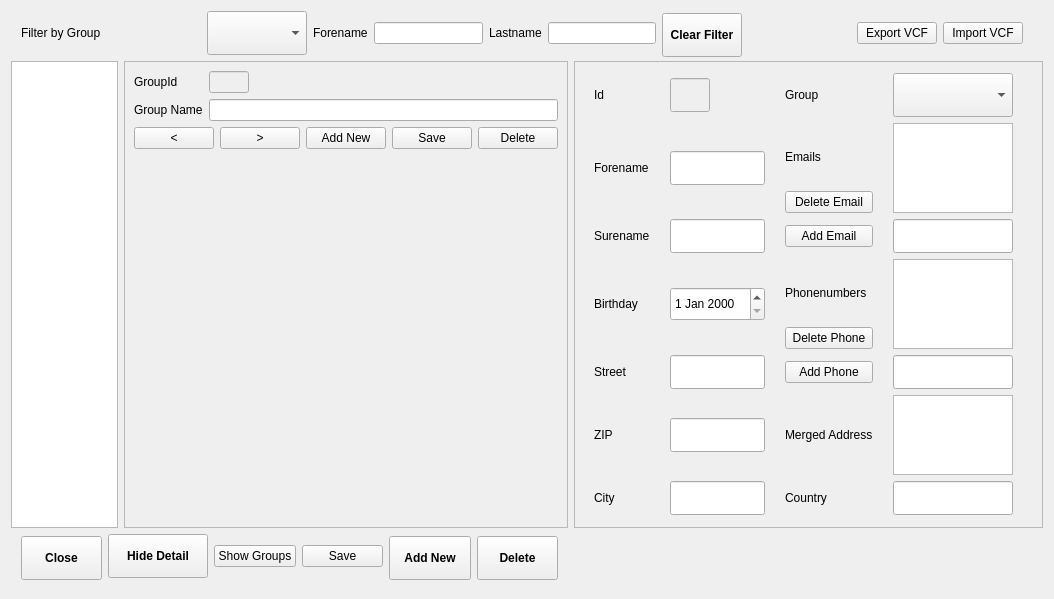
      <widget class="QWidget" name="scrollAreaWidgetContents">
       <property name="geometry">
        <rect>
         <x>0</x>
         <y>0</y>
         <width>1054</width>
         <height>599</height>
        </rect>
       </property>
       <layout class="QGridLayout" name="gridLayout_2">
        <item row="0" column="0" colspan="3">
         <layout class="QHBoxLayout" name="horizontalLayout_2">
          <property name="leftMargin">
           <number>10</number>
          </property>
          <property name="rightMargin">
           <number>20</number>
          </property>
          <item>
           <widget class="QLabel" name="label_15">
            <property name="minimumSize">
             <size>
              <width>180</width>
              <height>30</height>
             </size>
            </property>
            <property name="maximumSize">
             <size>
              <width>60</width>
              <height>16777215</height>
             </size>
            </property>
            <property name="font">
             <font>
              <family>segoeUi</family>
             </font>
            </property>
            <property name="text">
             <string>Filter by Group</string>
            </property>
           </widget>
          </item>
          <item>
           <widget class="QComboBox" name="comboBoxGroupFilter">
            <property name="minimumSize">
             <size>
              <width>100</width>
              <height>44</height>
             </size>
            </property>
           </widget>
          </item>
          <item>
           <widget class="QLabel" name="label_8">
            <property name="text">
             <string>Forename</string>
            </property>
           </widget>
          </item>
          <item>
           <widget class="QLineEdit" name="lineEditFilterForename"/>
          </item>
          <item>
           <widget class="QLabel" name="label_14">
            <property name="text">
             <string>Lastname</string>
            </property>
           </widget>
          </item>
          <item>
           <widget class="QLineEdit" name="lineEditFilterLastname"/>
          </item>
          <item>
           <widget class="QPushButton" name="clearFilterButton">
            <property name="minimumSize">
             <size>
              <width>0</width>
              <height>44</height>
             </size>
            </property>
            <property name="maximumSize">
             <size>
              <width>16777215</width>
              <height>40</height>
             </size>
            </property>
            <property name="font">
             <font>
              <family>segoeUi</family>
              <weight>75</weight>
              <bold>true</bold>
             </font>
            </property>
            <property name="text">
             <string>Clear Filter</string>
            </property>
           </widget>
          </item>
          <item>
           <spacer name="horizontalSpacer">
            <property name="orientation">
             <enum>Qt::Horizontal</enum>
            </property>
            <property name="sizeHint" stdset="0">
             <size>
              <width>40</width>
              <height>20</height>
             </size>
            </property>
           </spacer>
          </item>
          <item>
           <widget class="QPushButton" name="pushButtonExportVcf">
            <property name="text">
             <string>Export VCF</string>
            </property>
           </widget>
          </item>
          <item>
           <widget class="QPushButton" name="pushButtonImportVcf">
            <property name="text">
             <string>Import VCF</string>
            </property>
           </widget>
          </item>
         </layout>
        </item>
        <item row="1" column="0">
         <widget class="QTableView" name="tableView">
          <property name="sizePolicy">
           <sizepolicy hsizetype="Expanding" vsizetype="Expanding">
            <horstretch>0</horstretch>
            <verstretch>0</verstretch>
           </sizepolicy>
          </property>
          <property name="minimumSize">
           <size>
            <width>0</width>
            <height>0</height>
           </size>
          </property>
          <property name="font">
           <font>
            <pointsize>12</pointsize>
           </font>
          </property>
          <property name="styleSheet">
           <string notr="true"/>
          </property>
          <property name="editTriggers">
           <set>QAbstractItemView::NoEditTriggers</set>
          </property>
          <property name="selectionBehavior">
           <enum>QAbstractItemView::SelectRows</enum>
          </property>
          <property name="sortingEnabled">
           <bool>true</bool>
          </property>
          <attribute name="horizontalHeaderCascadingSectionResizes">
           <bool>false</bool>
          </attribute>
          <attribute name="horizontalHeaderShowSortIndicator" stdset="0">
           <bool>true</bool>
          </attribute>
          <attribute name="verticalHeaderVisible">
           <bool>false</bool>
          </attribute>
         </widget>
        </item>
        <item row="1" column="1">
         <widget class="QFrame" name="frameGroup">
          <property name="sizePolicy">
           <sizepolicy hsizetype="Expanding" vsizetype="Expanding">
            <horstretch>0</horstretch>
            <verstretch>0</verstretch>
           </sizepolicy>
          </property>
          <property name="maximumSize">
           <size>
            <width>600</width>
            <height>16777215</height>
           </size>
          </property>
          <property name="frameShape">
           <enum>QFrame::StyledPanel</enum>
          </property>
          <property name="frameShadow">
           <enum>QFrame::Raised</enum>
          </property>
          <layout class="QGridLayout" name="gridLayout">
           <item row="0" column="0">
            <widget class="QLabel" name="label_16">
             <property name="text">
              <string>GroupId</string>
             </property>
            </widget>
           </item>
           <item row="1" column="1">
            <widget class="QLineEdit" name="lineEditGroupName"/>
           </item>
           <item row="1" column="0">
            <widget class="QLabel" name="label_17">
             <property name="text">
              <string>Group Name</string>
             </property>
            </widget>
           </item>
           <item row="0" column="1">
            <widget class="QLineEdit" name="lineEditGroupId">
             <property name="enabled">
              <bool>false</bool>
             </property>
             <property name="maximumSize">
              <size>
               <width>40</width>
               <height>16777215</height>
              </size>
             </property>
            </widget>
           </item>
           <item row="2" column="0" colspan="2">
            <layout class="QHBoxLayout" name="horizontalLayout_6">
             <item>
              <widget class="QPushButton" name="pushButtonBack">
               <property name="text">
                <string>&lt;</string>
               </property>
              </widget>
             </item>
             <item>
              <widget class="QPushButton" name="pushButtonForward">
               <property name="text">
                <string>&gt;</string>
               </property>
              </widget>
             </item>
             <item>
              <widget class="QPushButton" name="pushButtonAddNewGroup">
               <property name="text">
                <string>Add New</string>
               </property>
              </widget>
             </item>
             <item>
              <widget class="QPushButton" name="pushButtonSaveGroup">
               <property name="text">
                <string>Save</string>
               </property>
              </widget>
             </item>
             <item>
              <widget class="QPushButton" name="pushButtonDeleteGroup">
               <property name="text">
                <string>Delete</string>
               </property>
              </widget>
             </item>
            </layout>
           </item>
           <item row="3" column="0">
            <spacer name="verticalSpacer">
             <property name="orientation">
              <enum>Qt::Vertical</enum>
             </property>
             <property name="sizeHint" stdset="0">
              <size>
               <width>20</width>
               <height>40</height>
              </size>
             </property>
            </spacer>
           </item>
          </layout>
         </widget>
        </item>
        <item row="1" column="2">
         <widget class="QFrame" name="frameDetail">
          <property name="sizePolicy">
           <sizepolicy hsizetype="Expanding" vsizetype="Expanding">
            <horstretch>0</horstretch>
            <verstretch>0</verstretch>
           </sizepolicy>
          </property>
          <property name="maximumSize">
           <size>
            <width>800</width>
            <height>16777215</height>
           </size>
          </property>
          <property name="frameShape">
           <enum>QFrame::StyledPanel</enum>
          </property>
          <property name="frameShadow">
           <enum>QFrame::Raised</enum>
          </property>
          <layout class="QGridLayout" name="gridLayout_4">
           <item row="0" column="0">
            <layout class="QGridLayout" name="gridLayout_3">
             <property name="sizeConstraint">
              <enum>QLayout::SetNoConstraint</enum>
             </property>
             <property name="leftMargin">
              <number>10</number>
             </property>
             <property name="rightMargin">
              <number>20</number>
             </property>
             <property name="horizontalSpacing">
              <number>20</number>
             </property>
             <item row="2" column="1">
              <widget class="QLineEdit" name="lineEditSurename">
               <property name="minimumSize">
                <size>
                 <width>0</width>
                 <height>34</height>
                </size>
               </property>
              </widget>
             </item>
             <item row="2" column="0">
              <widget class="QLabel" name="label_4">
               <property name="font">
                <font>
                 <family>segoeUi</family>
                </font>
               </property>
               <property name="text">
                <string>Surename</string>
               </property>
              </widget>
             </item>
             <item row="6" column="1">
              <widget class="QLineEdit" name="lineEditCity">
               <property name="minimumSize">
                <size>
                 <width>0</width>
                 <height>34</height>
                </size>
               </property>
              </widget>
             </item>
             <item row="4" column="0">
              <widget class="QLabel" name="label_10">
               <property name="font">
                <font>
                 <family>segoeUi</family>
                </font>
               </property>
               <property name="text">
                <string>Street</string>
               </property>
              </widget>
             </item>
             <item row="5" column="0">
              <widget class="QLabel" name="label_11">
               <property name="font">
                <font>
                 <family>segoeUi</family>
                </font>
               </property>
               <property name="text">
                <string>ZIP</string>
               </property>
              </widget>
             </item>
             <item row="6" column="0">
              <widget class="QLabel" name="label_6">
               <property name="font">
                <font>
                 <family>segoeUi</family>
                </font>
               </property>
               <property name="text">
                <string>City</string>
               </property>
              </widget>
             </item>
             <item row="3" column="1">
              <widget class="QDateEdit" name="dateEditBirthday">
               <property name="minimumSize">
                <size>
                 <width>0</width>
                 <height>34</height>
                </size>
               </property>
               <property name="maximumSize">
                <size>
                 <width>160</width>
                 <height>16777215</height>
                </size>
               </property>
              </widget>
             </item>
             <item row="1" column="0">
              <widget class="QLabel" name="label">
               <property name="font">
                <font>
                 <family>segoeUi</family>
                </font>
               </property>
               <property name="text">
                <string>Forename</string>
               </property>
              </widget>
             </item>
             <item row="3" column="0">
              <widget class="QLabel" name="label_5">
               <property name="font">
                <font>
                 <family>segoeUi</family>
                </font>
               </property>
               <property name="text">
                <string>Birthday</string>
               </property>
              </widget>
             </item>
             <item row="4" column="1">
              <widget class="QLineEdit" name="lineEditStreet">
               <property name="minimumSize">
                <size>
                 <width>0</width>
                 <height>34</height>
                </size>
               </property>
              </widget>
             </item>
             <item row="5" column="1">
              <widget class="QLineEdit" name="lineEditZip">
               <property name="minimumSize">
                <size>
                 <width>0</width>
                 <height>34</height>
                </size>
               </property>
              </widget>
             </item>
             <item row="1" column="1">
              <widget class="QLineEdit" name="lineEditForename">
               <property name="minimumSize">
                <size>
                 <width>0</width>
                 <height>34</height>
                </size>
               </property>
              </widget>
             </item>
             <item row="0" column="1">
              <widget class="QLineEdit" name="lineEditId">
               <property name="enabled">
                <bool>false</bool>
               </property>
               <property name="minimumSize">
                <size>
                 <width>40</width>
                 <height>34</height>
                </size>
               </property>
               <property name="maximumSize">
                <size>
                 <width>0</width>
                 <height>16777215</height>
                </size>
               </property>
              </widget>
             </item>
             <item row="0" column="0">
              <widget class="QLabel" name="label_2">
               <property name="font">
                <font>
                 <family>segoeUi</family>
                </font>
               </property>
               <property name="text">
                <string>Id</string>
               </property>
              </widget>
             </item>
             <item row="1" column="2">
              <layout class="QVBoxLayout" name="verticalLayout_3">
               <item>
                <widget class="QLabel" name="label_12">
                 <property name="font">
                  <font>
                   <family>segoeUi</family>
                  </font>
                 </property>
                 <property name="text">
                  <string>Emails</string>
                 </property>
                </widget>
               </item>
               <item>
                <widget class="QPushButton" name="pushButtonDeleteEmail">
                 <property name="text">
                  <string>Delete Email</string>
                 </property>
                </widget>
               </item>
              </layout>
             </item>
             <item row="1" column="3">
              <widget class="QListView" name="listViewEmail">
               <property name="minimumSize">
                <size>
                 <width>0</width>
                 <height>0</height>
                </size>
               </property>
               <property name="maximumSize">
                <size>
                 <width>16777215</width>
                 <height>90</height>
                </size>
               </property>
               <property name="selectionMode">
                <enum>QAbstractItemView::MultiSelection</enum>
               </property>
               <property name="selectionBehavior">
                <enum>QAbstractItemView::SelectRows</enum>
               </property>
              </widget>
             </item>
             <item row="2" column="2">
              <widget class="QPushButton" name="pushButtonAddEmail">
               <property name="text">
                <string>Add Email</string>
               </property>
              </widget>
             </item>
             <item row="2" column="3">
              <widget class="QLineEdit" name="lineEditAddEmail">
               <property name="minimumSize">
                <size>
                 <width>0</width>
                 <height>34</height>
                </size>
               </property>
              </widget>
             </item>
             <item row="3" column="2">
              <layout class="QVBoxLayout" name="verticalLayout_2">
               <item>
                <widget class="QLabel" name="label_13">
                 <property name="font">
                  <font>
                   <family>segoeUi</family>
                  </font>
                 </property>
                 <property name="text">
                  <string>Phonenumbers</string>
                 </property>
                </widget>
               </item>
               <item>
                <widget class="QPushButton" name="pushButtonDeletePhone">
                 <property name="text">
                  <string>Delete Phone</string>
                 </property>
                </widget>
               </item>
              </layout>
             </item>
             <item row="3" column="3">
              <widget class="QListView" name="listViewPhone">
               <property name="minimumSize">
                <size>
                 <width>0</width>
                 <height>0</height>
                </size>
               </property>
               <property name="maximumSize">
                <size>
                 <width>16777215</width>
                 <height>90</height>
                </size>
               </property>
               <property name="selectionMode">
                <enum>QAbstractItemView::MultiSelection</enum>
               </property>
               <property name="selectionBehavior">
                <enum>QAbstractItemView::SelectRows</enum>
               </property>
              </widget>
             </item>
             <item row="4" column="2">
              <widget class="QPushButton" name="pushButtonAddPhone">
               <property name="text">
                <string>Add Phone</string>
               </property>
              </widget>
             </item>
             <item row="4" column="3">
              <widget class="QLineEdit" name="lineEditAddPhone">
               <property name="minimumSize">
                <size>
                 <width>0</width>
                 <height>34</height>
                </size>
               </property>
              </widget>
             </item>
             <item row="5" column="2">
              <widget class="QLabel" name="label_7">
               <property name="font">
                <font>
                 <family>segoeUi</family>
                </font>
               </property>
               <property name="text">
                <string>Merged Address</string>
               </property>
              </widget>
             </item>
             <item row="5" column="3">
              <widget class="QPlainTextEdit" name="plainTextEditMergedAddress">
               <property name="minimumSize">
                <size>
                 <width>0</width>
                 <height>34</height>
                </size>
               </property>
               <property name="maximumSize">
                <size>
                 <width>16777215</width>
                 <height>80</height>
                </size>
               </property>
              </widget>
             </item>
             <item row="6" column="2">
              <widget class="QLabel" name="label_9">
               <property name="font">
                <font>
                 <family>segoeUi</family>
                </font>
               </property>
               <property name="text">
                <string>Country</string>
               </property>
              </widget>
             </item>
             <item row="6" column="3">
              <widget class="QLineEdit" name="lineEditCountry">
               <property name="minimumSize">
                <size>
                 <width>0</width>
                 <height>34</height>
                </size>
               </property>
              </widget>
             </item>
             <item row="0" column="2">
              <widget class="QLabel" name="label_3">
               <property name="font">
                <font>
                 <family>segoeUi</family>
                </font>
               </property>
               <property name="text">
                <string>Group</string>
               </property>
              </widget>
             </item>
             <item row="0" column="3">
              <widget class="QComboBox" name="comboBoxGroup">
               <property name="minimumSize">
                <size>
                 <width>0</width>
                 <height>44</height>
                </size>
               </property>
               <property name="editable">
                <bool>false</bool>
               </property>
              </widget>
             </item>
            </layout>
           </item>
          </layout>
         </widget>
        </item>
        <item row="2" column="0" colspan="2">
         <layout class="QHBoxLayout" name="horizontalLayout_4">
          <property name="leftMargin">
           <number>10</number>
          </property>
          <property name="rightMargin">
           <number>10</number>
          </property>
          <property name="bottomMargin">
           <number>10</number>
          </property>
          <item>
           <widget class="QPushButton" name="pushButtonClose">
            <property name="minimumSize">
             <size>
              <width>0</width>
              <height>44</height>
             </size>
            </property>
            <property name="maximumSize">
             <size>
              <width>16777215</width>
              <height>40</height>
             </size>
            </property>
            <property name="font">
             <font>
              <family>segoeUi</family>
              <weight>75</weight>
              <bold>true</bold>
             </font>
            </property>
            <property name="text">
             <string>Close</string>
            </property>
           </widget>
          </item>
          <item>
           <widget class="QPushButton" name="pushButtonHideShowDetail">
            <property name="minimumSize">
             <size>
              <width>100</width>
              <height>44</height>
             </size>
            </property>
            <property name="font">
             <font>
              <family>segoeUi</family>
              <weight>75</weight>
              <bold>true</bold>
             </font>
            </property>
            <property name="text">
             <string>Hide Detail</string>
            </property>
           </widget>
          </item>
          <item>
           <widget class="QPushButton" name="pushButtonHideShowGroup">
            <property name="text">
             <string>Show Groups</string>
            </property>
           </widget>
          </item>
          <item>
           <widget class="QPushButton" name="pushButtonSaveAddress">
            <property name="text">
             <string>Save</string>
            </property>
           </widget>
          </item>
          <item>
           <widget class="QPushButton" name="pushButtonAddNewAddress">
            <property name="minimumSize">
             <size>
              <width>0</width>
              <height>44</height>
             </size>
            </property>
            <property name="maximumSize">
             <size>
              <width>16777215</width>
              <height>40</height>
             </size>
            </property>
            <property name="font">
             <font>
              <family>segoeUi</family>
              <weight>75</weight>
              <bold>true</bold>
             </font>
            </property>
            <property name="text">
             <string>Add New</string>
            </property>
           </widget>
          </item>
          <item>
           <widget class="QPushButton" name="pushButtonDelete">
            <property name="minimumSize">
             <size>
              <width>0</width>
              <height>44</height>
             </size>
            </property>
            <property name="maximumSize">
             <size>
              <width>16777215</width>
              <height>40</height>
             </size>
            </property>
            <property name="font">
             <font>
              <family>segoeUi</family>
              <weight>75</weight>
              <bold>true</bold>
             </font>
            </property>
            <property name="text">
             <string>Delete</string>
            </property>
           </widget>
          </item>
         </layout>
        </item>
       </layout>
       <zorder></zorder>
       <zorder></zorder>
       <zorder></zorder>
      </widget>
